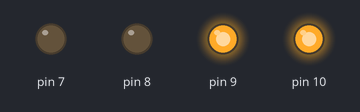
Recording of a sketch running on a simulated Arduino Uno, built with avr-gcc and run on an emulated ATmega328P. Shown: output pins drawn as LEDs (lit = HIGH).

Above: at 0.1 s.
Timing chart, 0 to 1.6 s (numbered marks = the images above):
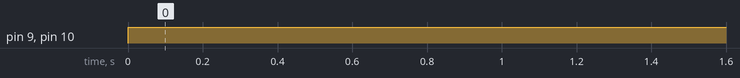

Measured:
- by itself, pin 9, pin 10: LOW → HIGH at 0.00 s

The sketch:

Dagu01.ino
```cpp
void setup() {
   pinMode(7, OUTPUT);
   pinMode(9, OUTPUT);
   pinMode(8, OUTPUT);
   pinMode(10, OUTPUT);

}

void loop() {
 digitalWrite(7, LOW);
 digitalWrite(9, HIGH);
 digitalWrite(8, LOW);
 digitalWrite(10, HIGH);
}
```
